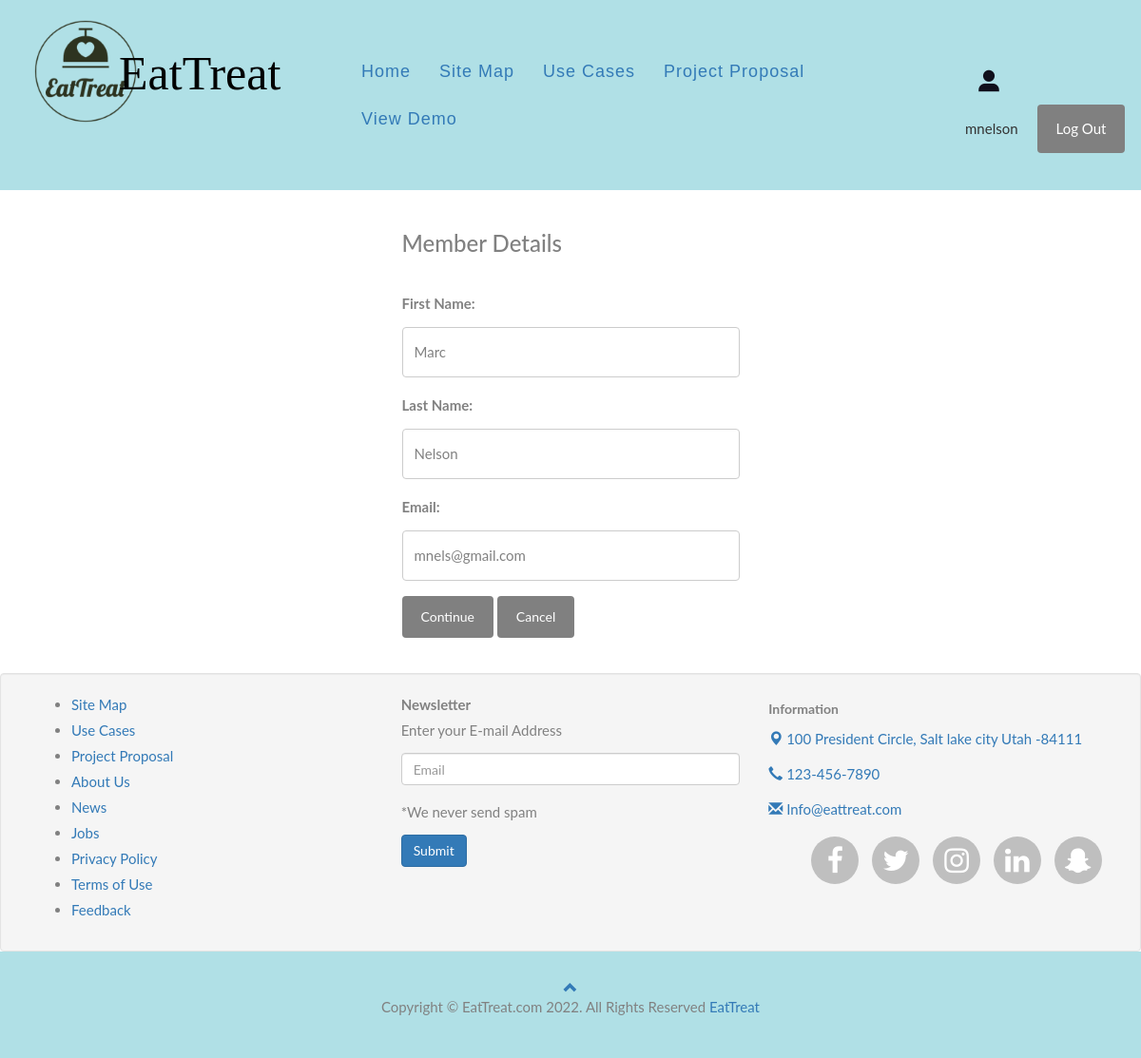
/update-member.php (signed in), run on the app's committed database.
### tables this page shows
CREATE TABLE IF NOT EXISTS `member` (
  `member_id` int(11) NOT NULL AUTO_INCREMENT,
  `first_name` varchar(50) NOT NULL,
  `last_name` varchar(50) NOT NULL,
  `email` varchar(30) NOT NULL,
  `user_account_id` int(11) NOT NULL,
  PRIMARY KEY (`member_id`),
  KEY `user_account_id` (`user_account_id`)
);

### checksession.php (called while the page is built, shortened)
<?php
if(!isset($_SESSION['user'])){
	echo "<script>window.location.href = 'login.php';</script>";
	exit();
}else{
	$user = $_SESSION['user'];
}
?>

### update-member.php (the view, shortened to what this page needs)
<html>
	<?php include 'partials/head.php';?>
	<body>
		<?php include 'partials/header.php';?>
		<div class="main-container row" >
			<div class="col-sm-4 col-sm-offset-4">
<?php
require_once 'checksession.php';
$conn = new mysqli($servername, $username, $password, $dbname);
$userId = $firstName = $lastName = $email = '';
if(isset($_SESSION['user'])){
	$userId = $user->user_account_id;
	$sql = "SELECT * FROM member WHERE user_account_id = '$userId';";
	$result = $conn->query($sql);
	if ($result->num_rows === 1) {
		$row = $result->fetch_array(MYSQLI_ASSOC);
		$firstName = $row['first_name'];
		$lastName = $row['last_name'];
		$email = $row['email'];
	} elseif ($result->num_rows === 0){
		echo "<script>window.location.href = 'add-member.php';</script>";
	}
}
echo <<<_END
				<form action="update-member.php" method="post">
					<h3>Member Details</h3><br />
					<label>First Name: </label>
					<input type="text" name="firstname" value="$firstName"><br />
					<label>Last Name: </label>
					<input type="text" name="lastname" value="$lastName"><br />
					<label>Email: </label>
					<input type="text" name="email" value="$email"><br />
					<input type="submit" value="Continue" name="continue" id="continue-button" class="btn btn-primary">
					<input type="submit" value="Cancel" name="cancel" class="btn btn-primary save-button"/><br />
					<span style='color:red;'><?php echo $_SESSION[validationError]; ?></span>
				</form>
_END;
?>
			</div>
		</div>
		<?php include 'partials/footer.php'?>
	</body>
</html>

### Stylesheet/eat_treat.css (style rules this page uses)
body { font: 400 15px Lato, sans-serif; line-height: 1.8; color: #818181; }
.row { margin: 0px; }
.main-container { margin:1.5em; min-height:400px; }
input[type=text], input[type=password], select, textarea { width: 100%; padding: 12px; border: 1px solid #ccc; border-radius: 4px; box-sizing: border-box; margin-top: 6px; margin-bottom: 16px; resize: vertical; }
input[type=submit] { background-color: #808080; color: white; padding: 12px 20px; border: none; border-radius: 4px; cursor: pointer; }

### data on the page
member: firstname "Marc", lastname "Nelson", email "mnels@gmail.com"

### other printed values
$user->username "mnelson"
